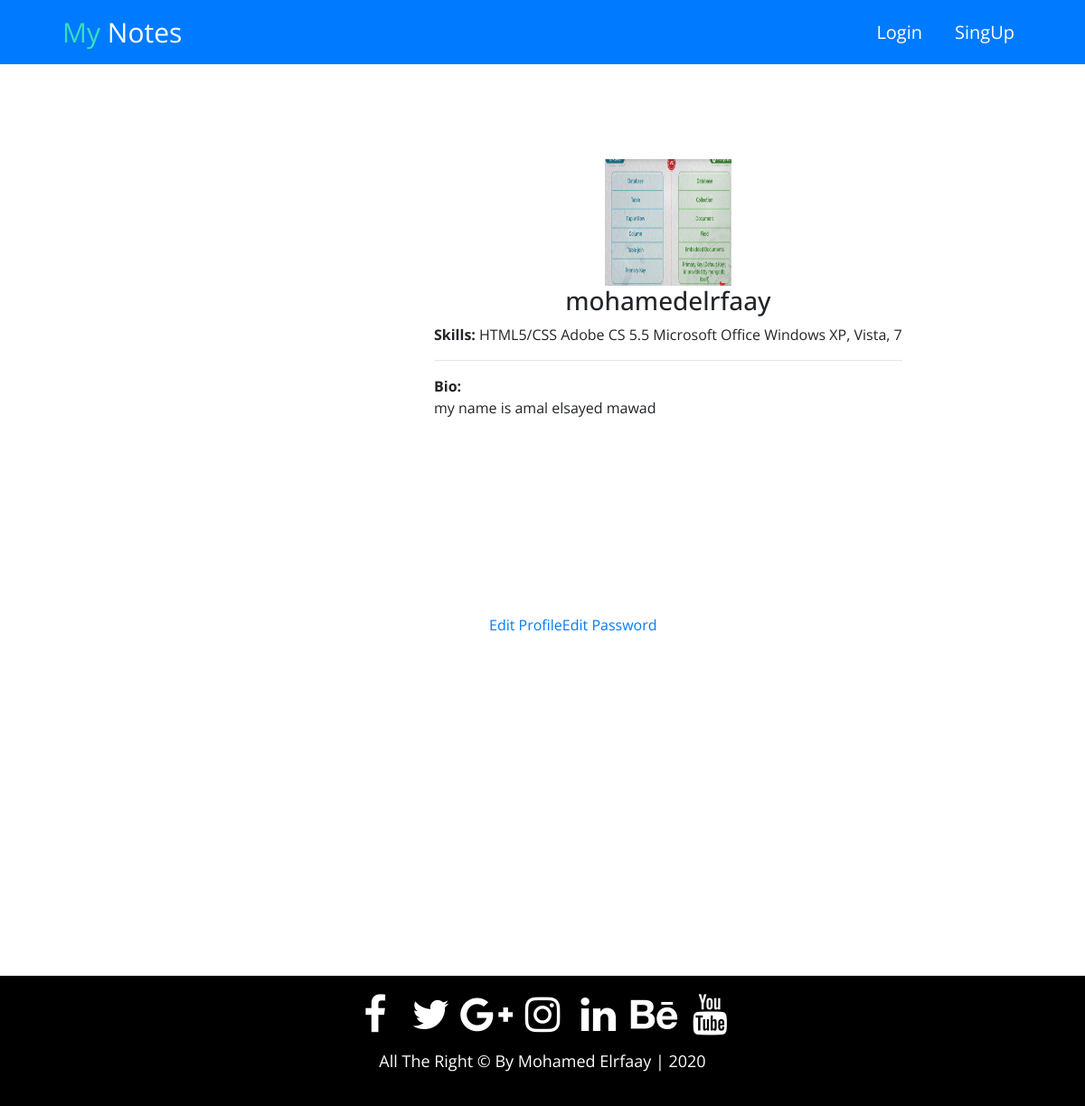
Screenshot of /accounts/mohamedelrfaay/ with the database file from the repository.
### accounts/models.py (models this page shows, shortened)
class Profile(models.Model):
    user = models.OneToOneField(User,on_delete=models.CASCADE)
    slug = models.SlugField(blank=True,null=True)
    headline = models.CharField(blank=True,max_length=100)
    bio = models.TextField(blank=True)
    img = models.ImageField(upload_to="profile_img")
    join_date = models.DateTimeField(blank=True,default=datetime.datetime.now)

### accounts/views.py (the view)
# urls.py: url(r'^(?P<slug>[-\w]+)/$',views.profile,name='profile'),
def profile(request,slug):
    profile = get_object_or_404(Profile,slug=slug)
    return render(request,'profile.html',{
        'profile':profile,
    })

### accounts/templates/profile.html
{% extends "base.html" %}
{% load static %}
{% block body %}
<div class="row" style="margin-left: 30rem;text-align: center;">
    <div class="add_form">
        <center >
            <img src="{% if profile.img %}{{ profile.img.url }} {% else %} {% static 'home-static/images/avatar.jpg' %} {% endif %}" name="aboutme" width="140" height="140" border="0" class="img-circle"></a>
            <h3 class="media-heading">{{ profile.user }}</h3>
            <span><strong>Skills: </strong></span>
                <span class="label label-warning">HTML5/CSS</span>
                <span class="label label-info">Adobe CS 5.5</span>
                <span class="label label-info">Microsoft Office</span>
                <span class="label label-success">Windows XP, Vista, 7</span>
            </center>
            <hr>
            <center>
            <p class="text-left"><strong>Bio: </strong><br>
                {{ profile.bio }}
            </p>
            <br>
        </center>
        <div class="row">
          <a href="{% url "accounts:edit_profile" profile.slug %}">Edit Profile</a><br><br>
          <a href="{% url "accounts:change_password" profile.slug %}">Edit Password</a>
        </div>
    </div>
</div>
{% endblock %}

### static/home-static/style.css (style rules this page uses)
body { font-family: "Open Sans", sans-serif; }

### static/home-static/app.css (style rules this page uses)
.row { margin:11rem; margin-left: 61px; }

### rows the page displays
Profile: img (picture), user "mohamedelrfaay", bio "my name is amal elsayed mawad"
